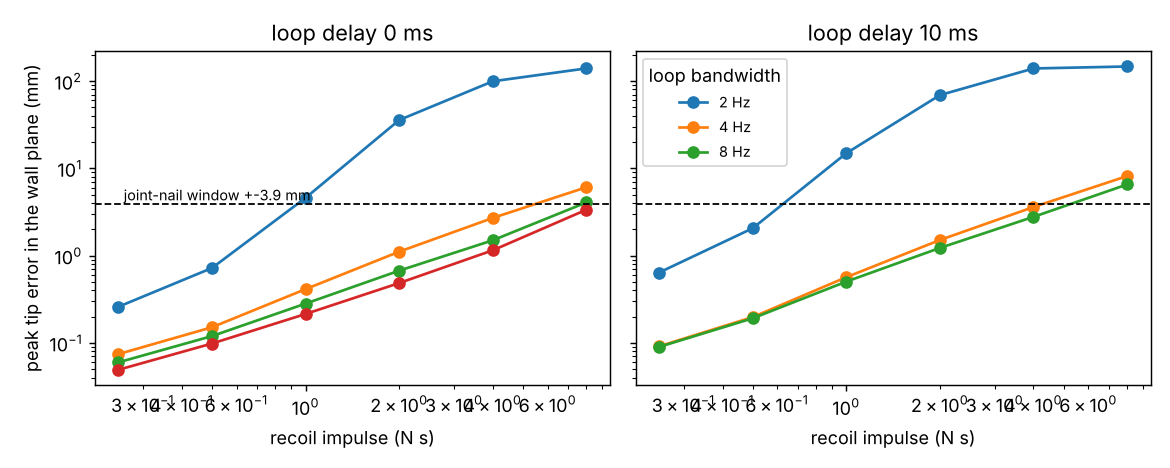

Write the Python code that produced this figure.
"""Peak sideways error and the held-contact limit against recoil impulse (reads results.json)."""
import json
from pathlib import Path

import matplotlib
matplotlib.use("Agg")
import matplotlib.pyplot as plt

HERE = Path(__file__).resolve().parent
rows = [r for r in json.loads((HERE / "results.json").read_text()) if r["group"] == "A" and r["stable"]]
fig, ax = plt.subplots(1, 2, figsize=(9, 3.6), sharey=True)
for a, dl in zip(ax, (0.0, 0.01)):
    for f in (2, 4, 8, 12):
        g = [r for r in rows if r["f"] == f and r["delay"] == dl]
        if g:
            a.plot([r["J"] for r in g], [r["peak_yz_mm"] for r in g], "o-", label=f"{f} Hz")
    a.axhline(3.9, color="k", ls="--", lw=1)
    a.set_xscale("log"); a.set_yscale("log")
    a.set_xlabel("recoil impulse (N s)"); a.set_title(f"loop delay {int(dl*1e3)} ms")
ax[0].set_ylabel("peak tip error in the wall plane (mm)")
ax[0].text(0.26, 4.3, "joint-nail window +-3.9 mm", fontsize=8)
ax[1].legend(title="loop bandwidth", fontsize=8)
fig.tight_layout()
fig.savefig(HERE / "figure.png", dpi=130)
